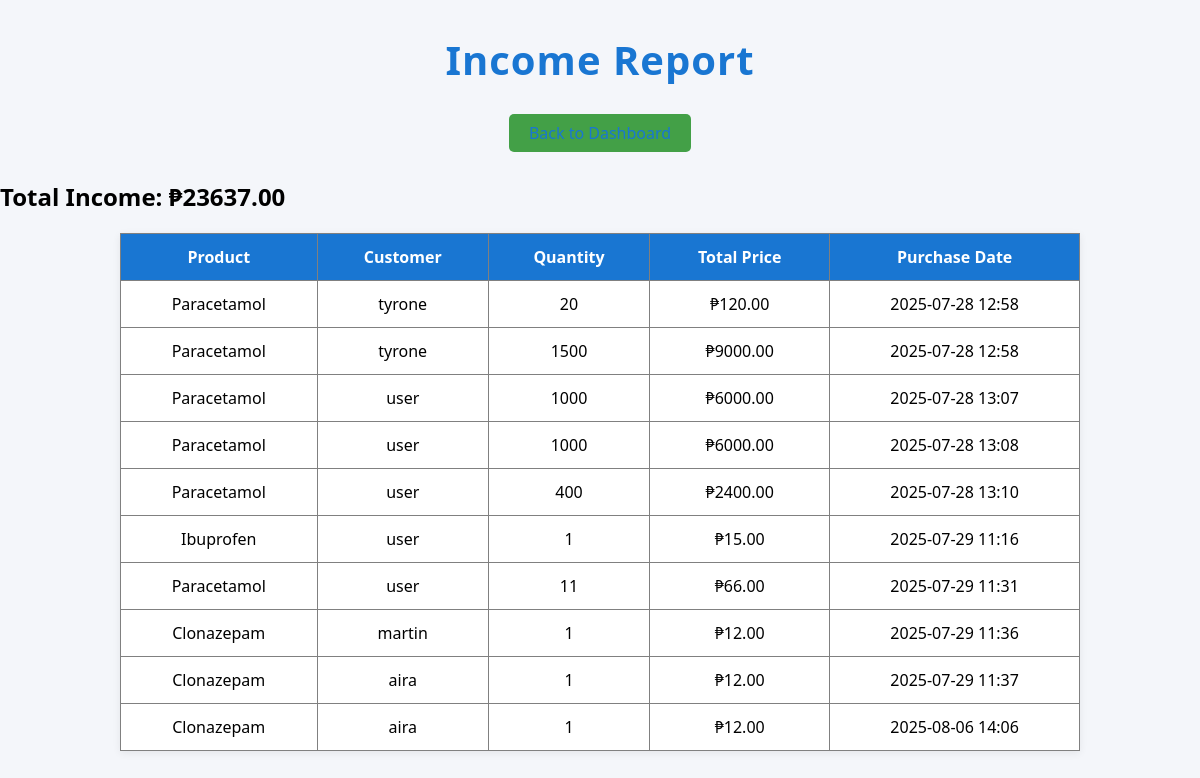
Before: /income-report/ (signed in) with the older database file.
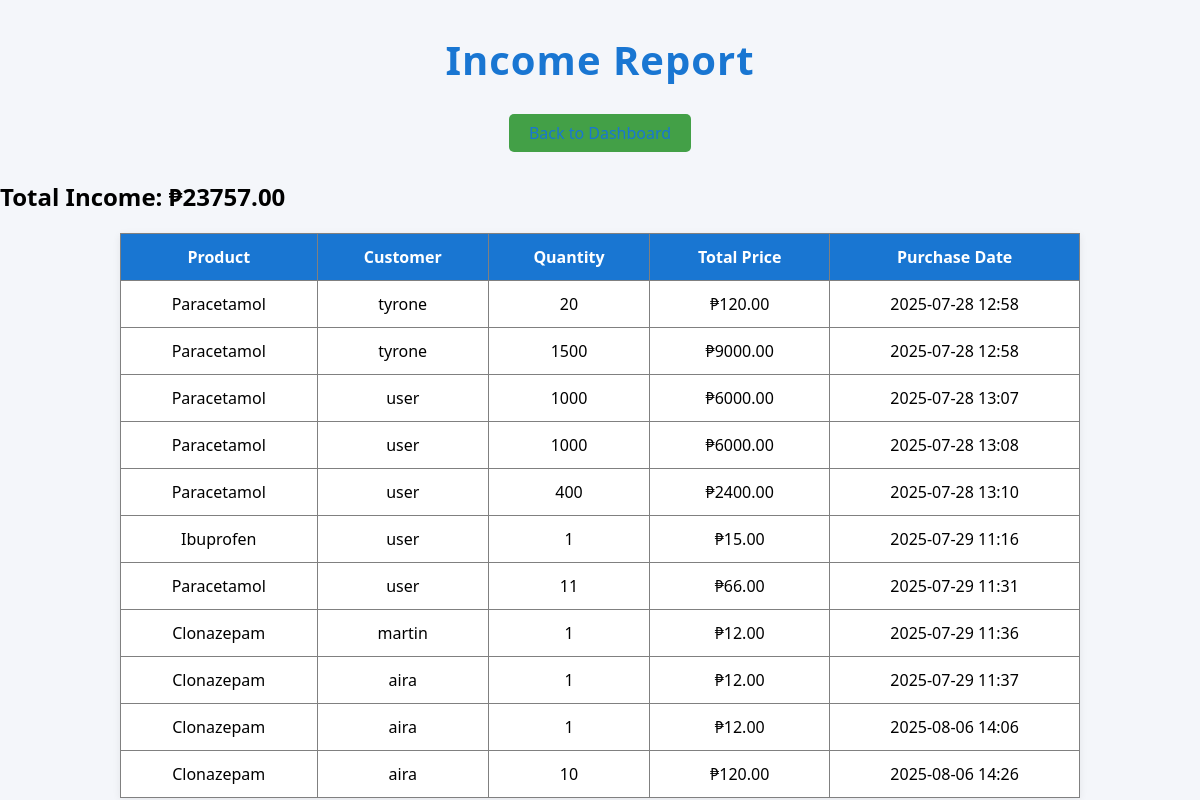
After: the same page with the newer database file.
### inventory/models.py (models this page shows, shortened)
class Purchase(models.Model):
    product = models.ForeignKey(Product, on_delete=models.CASCADE)
    customer = models.ForeignKey(User, on_delete=models.CASCADE)
    quantity = models.PositiveIntegerField()
    total_price = models.DecimalField(max_digits=10, decimal_places=2)
    purchase_date = models.DateTimeField(auto_now_add=True)

class Product(models.Model):
    name = models.CharField(max_length=100)
    category = models.CharField(max_length=50)
    quantity = models.PositiveIntegerField()
    expiry_date = models.DateField()
    price = models.DecimalField(max_digits=10, decimal_places=2, default=0.00)
    low_stock_threshold = models.PositiveIntegerField(default=10)
    supplier = models.ForeignKey(Supplier, on_delete=models.SET_NULL, null=True, blank=True)
    image = models.ImageField(upload_to='products/', blank=True, null=True)
    barcode = models.ImageField(upload_to='barcodes/', blank=True)

### inventory/views.py (the view)
# urls.py: path('income-report/', views.income_report, name='income_report'),
@admin_required
def income_report(request):
    purchases = Purchase.objects.all()
    total_income = sum(purchase.total_price for purchase in purchases)
    context = {
        'purchases': purchases,
        'total_income': total_income,
    }
    return render(request, 'inventory/income_report.html', context)

### inventory/views.py (called while the page is built)
def admin_required(view_func):
    decorated_view_func = login_required(user_passes_test(lambda u: u.is_staff)(view_func))
    return decorated_view_func

### inventory/templates/inventory/income_report.html (shortened to what this page needs)
<!DOCTYPE html>
{% load static %}
<html>
<head>
    <link rel="stylesheet" href="{% static 'styles.css' %}">
</head>
<body>
    <h1 class="main-title">Income Report</h1>
    <div class="nav-links">
        <a href="{% url 'product_list' %}" class="nav-btn">Back to Dashboard</a>
    </div>
    <div class="income-summary">
        <h2>Total Income: ₱{{ total_income|floatformat:2 }}</h2>
    </div>
    <table border="1">
        <thead>
            <tr>
                <th>Product</th>
                <th>Customer</th>
                <th>Quantity</th>
                <th>Total Price</th>
                <th>Purchase Date</th>
            </tr>
        </thead>
        <tbody>
            {% for purchase in purchases %}
            <tr>
                <td>{{ purchase.product.name }}</td>
                <td>{{ purchase.customer.username }}</td>
                <td>{{ purchase.quantity }}</td>
                <td>₱{{ purchase.total_price|floatformat:2 }}</td>
                <td>{{ purchase.purchase_date|date:"Y-m-d H:i" }}</td>
            </tr>
            {% empty %}
            <tr>
                <td colspan="5">No purchases yet.</td>
            </tr>
            {% endfor %}
        </tbody>
    </table>
</body>
</html>

Changed rows visible on the page:
added Purchase: product.name "Clonazepam", customer.username "aira", quantity "10", total_price "120.00", purchase_date "2025-08-06 14:26"
Other visible differences:
{{ total_income|floatformat:2 }}: "23637.00" → "23757.00"
